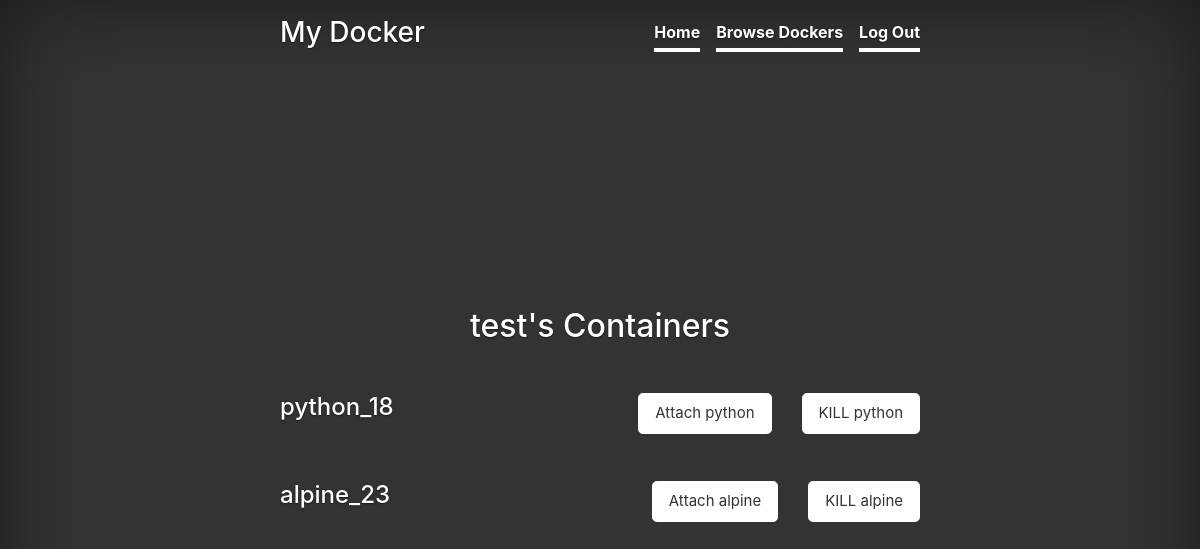
The app's page / (signed in), older data.
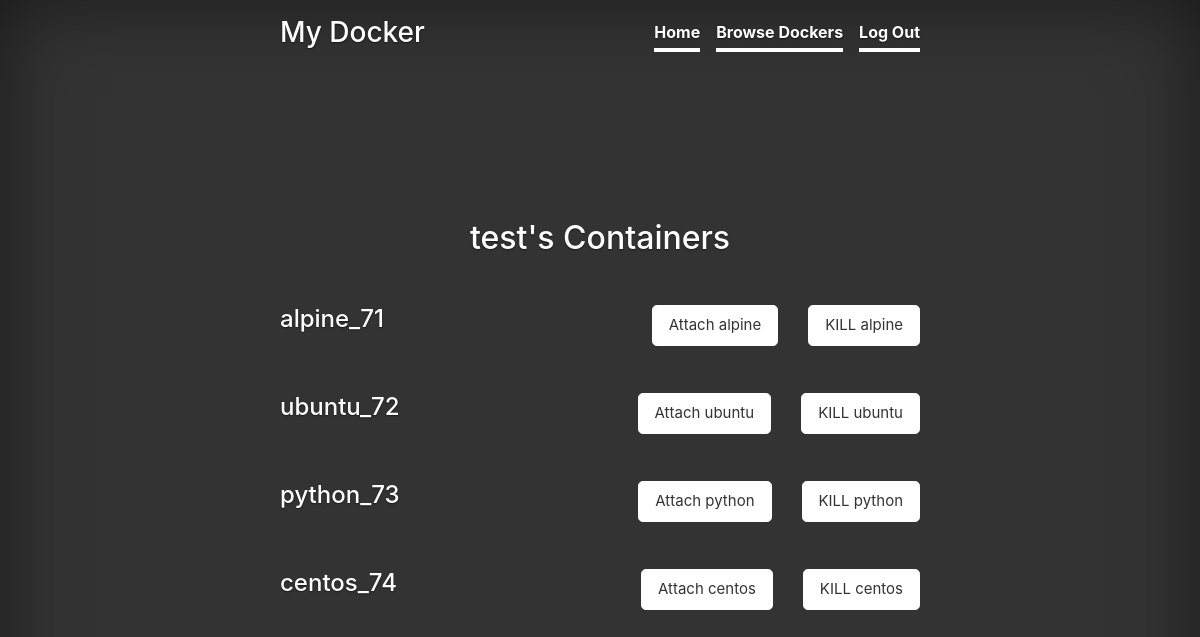
The same page, newer data.
### users/models.py (models this page shows, shortened)
class Machines(models.Model):
	user = models.ForeignKey(User, on_delete=models.CASCADE,related_name="machine")
	instance_id = models.TextField()
	instance_name = models.TextField()

### users/views.py (the view)
# urls.py: 2. Add a URL to urlpatterns:  path('', views.home, name='home')
def home(request):
    if request.user.is_authenticated:
        username = request.user.username
        u = User.objects.get(username=username)
        user_machines = u.machine.all().values()
        print(user_machines)
        return render(request, 'home.html',{'machine':user_machines})
    else:
        return render(request, 'home.html')

### templates/home.html (shortened to what this page needs)
{% extends 'base.html' %}
{% block content %}
        {% if user.is_authenticated %}
        <p> <br></p>
        <h2>{{ user}}'s Containers</h2>
		<p> <br></p>
        {% for item in machine %}
        <div class=".myDiv">
		<h4 style="float: left">{{ item.instance_name}}_{{item.id}} </h4>
	  <a href="/kill/?id={{item.instance_id}}" class="btn btn-lg btn-secondary" style="float:right; font-size: 15px;  margin-left: 30px"> KILL {{item.instance_name }}</a>
	  <a href="/console/?id={{item.instance_id}}" class="btn btn-lg btn-secondary" style="float:right; font-size: 15px;"> Attach {{item.instance_name }}</a>
		<p> <br><br></p>
		</div>
        {% endfor %}
        {% else %}
        <h1 class="">Launch Your Docker Instance.</h1>
        {% endif %}
    {% endblock %}

### templates/base.html (shortened to what this page needs)
<!doctype html>
<html lang="en">
  <head>
    <link href="/static/css/bootstrap.min.css" rel="stylesheet">
    <link href="/static/css/cover.css" rel="stylesheet">
  </head>
  <body class="text-center">
    <div class="cover-container d-flex w-100 h-100 p-3 mx-auto flex-column">
  <header class="masthead mb-auto">
    <div class="inner">
      <h3 class="masthead-brand">My Docker</h3>
      <nav class="nav nav-masthead justify-content-center">
        <a class="nav-link active" href="/">Home</a>
        {% if user.is_authenticated %}
        <a class="nav-link active" href="{% url 'browse' %}">Browse Dockers</a>
        <a class="nav-link active" href="{% url 'logout' %}">Log Out</a>
        {% else %}
        <a class="nav-link active" href="{% url 'login' %}">Login</a>
        <a class="nav-link active" href="{% url 'signup' %}">Sign up</a>
        {% endif %}
      </nav>
    </div>
  </header>
    {% block content %}
    {% endblock %}
</div>
</body>
</html>

### templates/assets/css/cover.css (style rules this page uses)
a, a:focus, a:hover { color: #fff; }
.btn-secondary, .btn-secondary:hover, .btn-secondary:focus { color: #333; text-shadow: none; background-color: #fff; border: .05rem solid #fff; }
html, body { height: 100%; background-color: #333; }
body { display: -ms-flexbox; display: flex; color: #fff; text-shadow: 0 .05rem .1rem rgba(0, 0, 0, .5); box-shadow: inset 0 0 5rem rgba(0, 0, 0, .5); }
.cover-container { max-width: 42em; }
.masthead { margin-bottom: 2rem; }
.masthead-brand { margin-bottom: 0; }
.nav-masthead .nav-link { padding: .25rem 0; font-weight: 700; color: rgba(255, 255, 255, .5); background-color: transparent; border-bottom: .25rem solid transparent; }
.nav-masthead .nav-link + .nav-link { margin-left: 1rem; }
.nav-masthead .active { color: #fff; border-bottom-color: #fff; }
@media (min-width: 48em) { .masthead-brand { float: left; } }
@media (min-width: 48em) { .nav-masthead { float: right; } }

Row changes from the older to the newer data that the page shows:
removed Machines: instance_name "python", id "18"
removed Machines: instance_name "alpine", id "23"
added Machines: instance_name "alpine", id "71"
added Machines: instance_name "ubuntu", id "72"
added Machines: instance_name "python", id "73"
added Machines: instance_name "centos", id "74"
